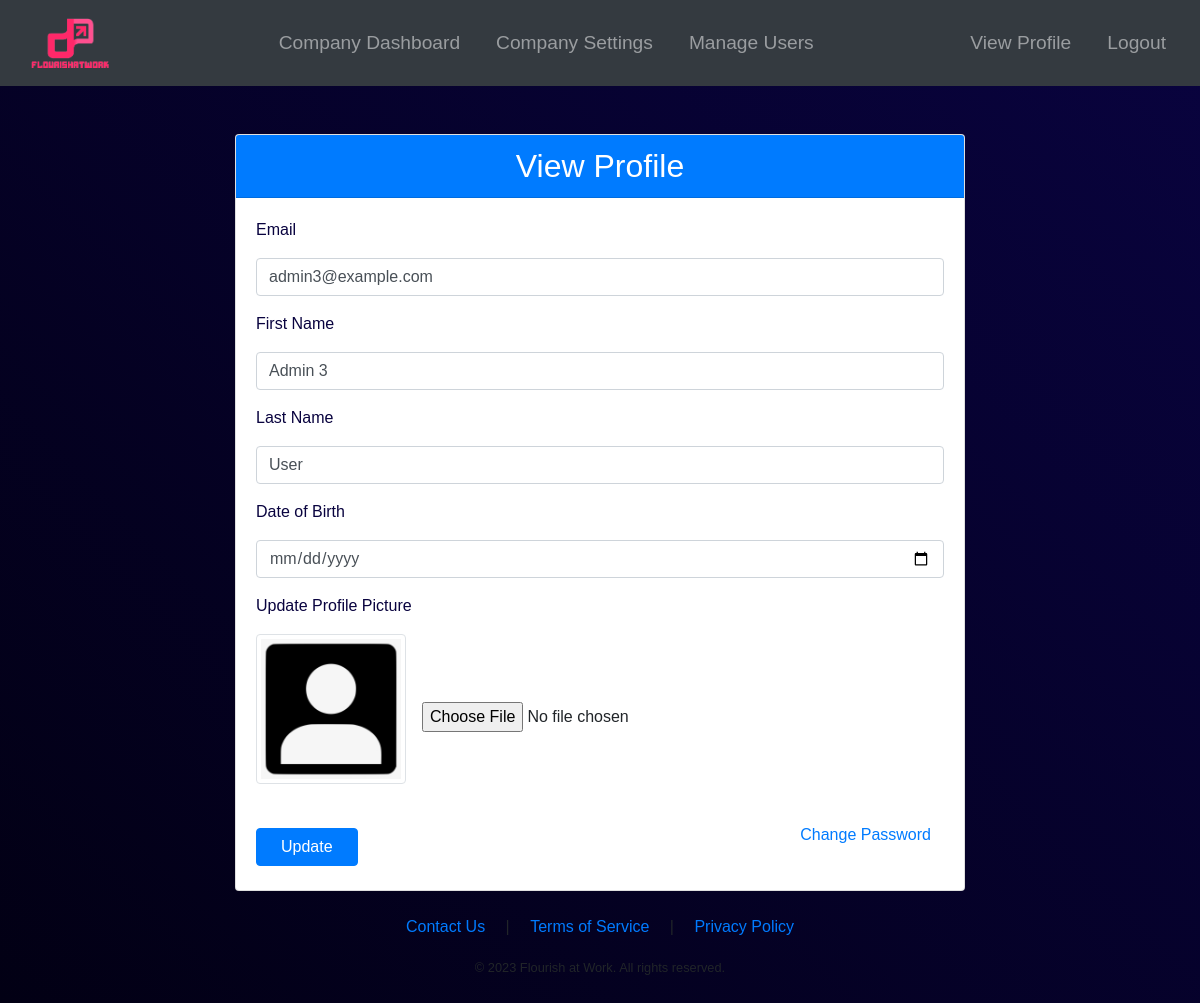
The app's page /view_profile (signed in), older data.
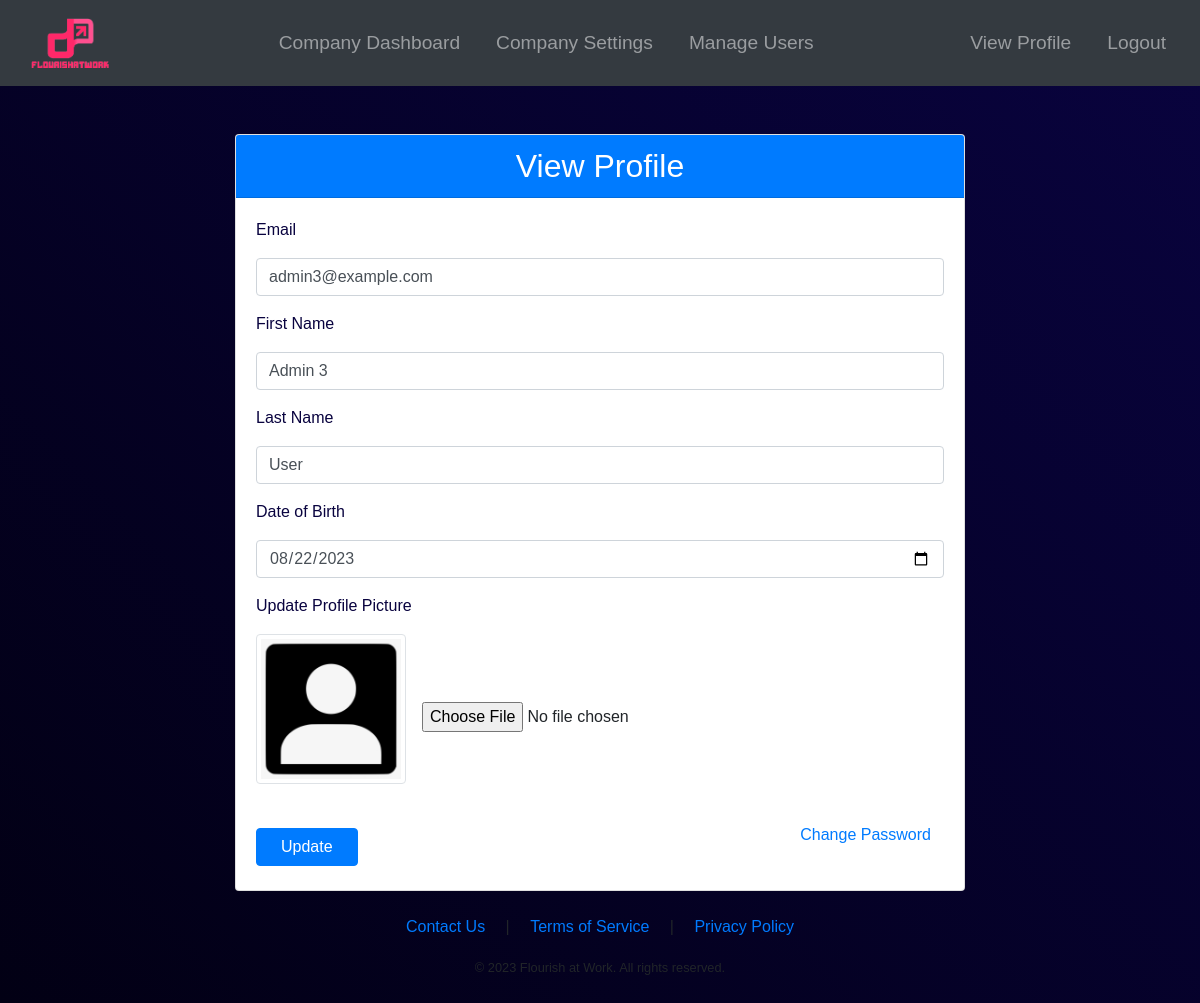
The same page, newer data.
### app/models.py (models this page shows, shortened)
class User(UserMixin, db.Model):
    id = db.Column(db.Integer, primary_key=True)
    email = db.Column(db.String(120), index=True, unique=True)
    password_hash = db.Column(db.String(128))
    firstname = db.Column(db.String(64), nullable=False)
    lastname = db.Column(db.String(64), nullable=False)
    image = db.Column(db.String(128), nullable=True)
    date_of_birth = db.Column(db.String(64), nullable=True)  # changed from db.Date to db.String
    companyId = db.Column(db.Integer, db.ForeignKey('company.id'))
    manager_id = db.Column(db.Integer, db.ForeignKey('user.id'))
    results = db.relationship('Results', backref='user', lazy='dynamic')
    subordinates = db.relationship('User', backref=db.backref('manager', remote_side=[id]), lazy='dynamic')
    first_login = db.Column(db.Boolean, default=True)
    department = db.Column(db.String(128), nullable=True)
    title = db.Column(db.String(128), nullable=True)
    role_id = db.Column(db.Integer, db.ForeignKey('role.id'))

### app/routes.py (the view, shortened to what this page needs)
@main.route('/view_profile', methods=['GET', 'POST'])
@login_required
def view_profile():
    form = EditProfileForm(obj=current_user)
    message = None
    message_type = None
    image = url_for('static', filename='profile_pics/' + current_user.image) if current_user.image else url_for('static', filename='images/profile.jpg')
    if request.method == 'GET':
        form.email.data = current_user.email
        form.firstname.data = current_user.firstname
        form.lastname.data = current_user.lastname
        form.date_of_birth.data = current_user.date_of_birth
        return render_template('view_profile.html', title='View Profile', image_file=image, form=form, message='', message_type='')

### app/forms.py
class EditProfileForm(FlaskForm):
    email = StringField('Email', validators=[DataRequired(), Email(message="Invalid email was entered" )])
    firstname = StringField('First Name')
    lastname = StringField('Last Name')
    date_of_birth = DateField('Date of Birth', format='%Y-%m-%d')
    image = FileField('Update Profile Picture', validators=[FileAllowed(['jpg', 'png'])])
    submit = SubmitField('Update')

### app/models.py (called while the page is built)
@login_manager.user_loader
def load_user(id):
    return User.query.get(int(id))

### app/templates/view_profile.html (shortened to what this page needs)
{% extends "base.html" %}
{% block content %}
<div class="container mt-5">
    <div class="row">
        <div class="col-lg-8 offset-lg-2">
            <div class="card">
                <div class="card-header bg-primary text-white">
                    <h2 class="mb-0 text-center">View Profile</h2>
                </div>
                <div class="card-body">
                    <form method="POST" enctype="multipart/form-data">
                        <div class="form-group">
                            <label class="form-label"> {{ form.email.label }}</label>
                            {{ form.email(class="form-control", value=current_user.email) }}
                        </div>
                        <div class="form-group">
                            <label class="form-label"> {{ form.firstname.label }}</label>
                            {{ form.firstname(class="form-control", value=current_user.firstname) }}
                        </div>
                        <div class="form-group">
                            <label class="form-label"> {{ form.lastname.label }}</label>
                            {{ form.lastname(class="form-control", value=current_user.lastname) }}
                        </div>
                        <div class="form-group">
                            <label class="form-label"> {{ form.date_of_birth.label }}</label>
                            {% if current_user.date_of_birth %}
                                {{ form.date_of_birth(class="form-control", value=current_user.date_of_birth.split(" ")[0]) }}
                            {% else %}
                                {{ form.date_of_birth(class="form-control", placeholder="Select your birthdate") }}
                            {% endif %}
                        </div>
                        <div class="form-group" style="margin-bottom: 0;">
                            <label class="form-label"> {{ form.image.label }}</label>
                        </div>
                        <div class="form-group d-flex align-items-center" style="margin-top: 0px;">
                            {% if current_user.image %}
                                <img src="{{ url_for('static', filename='profile_pics/' + current_user.image) }}" alt="Profile Picture" class="img-thumbnail mb-3 mr-3" style="max-width: 150px; max-height: 150px;">
                            {% else %}
                                <img src="{{ url_for('static', filename='profile_pics/default.jpg') }}" alt="Profile Picture" class="img-thumbnail mb-3 mr-3" style="max-width: 150px; max-height: 150px;">
                            {% endif %}
                            {{ form.image(class="form-control-file") }}
                        </div>
                        <div class="d-flex justify-content-between align-items-center">
                            {{ form.submit(class="btn btn-primary mt-2 px-4") }}
                            <a href="/change_password" class="btn btn-link mb-3">Change Password</a>
                        </div>
                    </form>
                </div>
            </div>
        </div>
    </div>
</div>
{% endblock %}

### app/templates/base.html (shortened to what this page needs)
<!doctype html>
<html lang="en">
    <head>
        <link href="https://stackpath.bootstrapcdn.com/bootstrap/4.5.2/css/bootstrap.min.css" rel="stylesheet">
    </head>
    <body>
        <nav class="navbar navbar-expand-lg navbar-dark">
            {% if current_user.is_authenticated %}
                <a class="navbar-brand" href="{{ url_for('main.login') }}">
                    <img src="/static/images/logo-n2.png" alt="Company Logo" height="50">
                </a>
            {% else %}
                <a class="navbar-brand" href="{{ url_for('main.index') }}">
                    <img src="/static/images/logo-n2.png" alt="Company Logo" height="50">
                </a>
            {% endif %}
            <div class="collapse navbar-collapse" id="navbarNav">
                {% if current_user.is_authenticated %}
                    {% if current_user.role_id == 1 %}
                    {% elif current_user.role_id == 2 %}
                        <ul class="navbar-nav ml-auto" style="text-align: center;">
                            <li class="nav-item">
                                <a class="nav-link" href="{{ url_for('main.company_dashboard') }}">Company Dashboard</a>
                            </li>
                            <li class="nav-item">
                                <a class="nav-link" href="{{ url_for('main.company_settings') }}">Company Settings</a>
                            </li>
                            <li class="nav-item">
                                <a class="nav-link" href="{{ url_for('main.company_users') }}">Manage Users</a>
                            </li>
                        </ul>
                    {% endif %}
                    <ul class="navbar-nav ml-auto">
                        <li class="nav-item">
                            <a class="nav-link" href="{{ url_for('main.view_profile', username=current_user.username) }}">
                                View Profile
                            </a>
                        </li>
                        <li class="nav-item">
                            <a class="nav-link" href="{{ url_for('main.logout') }}">
                                Logout
                            </a>
                        </li>
                    </ul>
                {% endif %}
            </div>
        </nav>
        <div class="content-wrap">
            {% block content %}
            {% endblock %}
        </div>
        {% include "footer.html" %}
    </body>
</html>

### app/templates/footer.html
<footer class="text-center py-4">
    <div class="container d-flex flex-column justify-content-center align-items-center">
        <div class="text-center mb-2">
            <a href="{{ url_for('main.contact_us') }}" class="mr-3">Contact Us</a>
            <span>|</span>
            <a href="{{ url_for('main.tos') }}" class="ml-3 mr-3">Terms of Service</a>
            <span>|</span>
            <a href="{{ url_for('main.privacy_policy') }}" class="ml-3">Privacy Policy</a>
        </div>
        <div class="text-center mt-2">
            <small>&copy; 2023 Flourish at Work. All rights reserved.</small>
        </div>
    </div>
</footer>

### app/templates/base.html (style rules this page uses)
html, body { height: 100%; margin: 0; }
body { display: flex; flex-direction: column; height: 100%; margin: 0; overflow-y: scroll; }
.content-wrap { flex: 1 0 auto; }
.navbar { background-color: #343a40; }
.navbar-brand { font-size: 1.75rem; padding: 10px 15px; }
.navbar-nav .nav-link { color: white; font-size: 1.2rem; margin: 10px 10px; }

### app/templates/view_profile.html (style rules this page uses)
body { font-family: 'Arial', sans-serif; background: linear-gradient(45deg, #020014, #09033F); }
.form-label { color: #09033F; }

Row changes from the older to the newer data that the page shows:
changed User "admin3@example.com": date_of_birth (not shown) → "08/22/2023"
